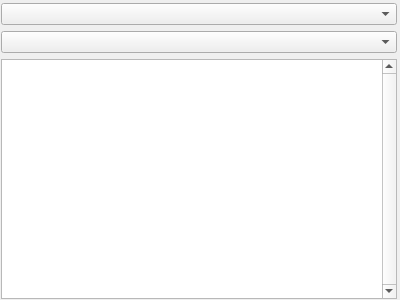
<?xml version="1.0" encoding="UTF-8"?>
<ui version="4.0">
 <class>ShipDockWidget</class>
 <widget class="QWidget" name="ShipDockWidget">
  <property name="geometry">
   <rect>
    <x>0</x>
    <y>0</y>
    <width>400</width>
    <height>300</height>
   </rect>
  </property>
  <property name="windowTitle">
   <string>ShipDockWidget</string>
  </property>
  <layout class="QVBoxLayout" name="verticalLayout">
   <property name="leftMargin">
    <number>1</number>
   </property>
   <property name="topMargin">
    <number>3</number>
   </property>
   <property name="rightMargin">
    <number>3</number>
   </property>
   <property name="bottomMargin">
    <number>1</number>
   </property>
   <item>
    <widget class="QComboBox" name="cmbShipType">
     <property name="sizeAdjustPolicy">
      <enum>QComboBox::AdjustToMinimumContentsLength</enum>
     </property>
    </widget>
   </item>
   <item>
    <widget class="QComboBox" name="cmbModType"/>
   </item>
   <item>
    <widget class="QListWidget" name="fileList">
     <property name="contextMenuPolicy">
      <enum>Qt::ActionsContextMenu</enum>
     </property>
     <property name="verticalScrollBarPolicy">
      <enum>Qt::ScrollBarAlwaysOn</enum>
     </property>
     <property name="horizontalScrollBarPolicy">
      <enum>Qt::ScrollBarAlwaysOff</enum>
     </property>
     <property name="sizeAdjustPolicy">
      <enum>QAbstractScrollArea::AdjustToContents</enum>
     </property>
     <property name="autoScrollMargin">
      <number>16</number>
     </property>
     <property name="editTriggers">
      <set>QAbstractItemView::NoEditTriggers</set>
     </property>
     <property name="showDropIndicator" stdset="0">
      <bool>false</bool>
     </property>
     <property name="textElideMode">
      <enum>Qt::ElideNone</enum>
     </property>
     <property name="resizeMode">
      <enum>QListView::Adjust</enum>
     </property>
    </widget>
   </item>
  </layout>
 </widget>
 <layoutdefault spacing="6" margin="11"/>
 <resources/>
 <connections/>
</ui>
